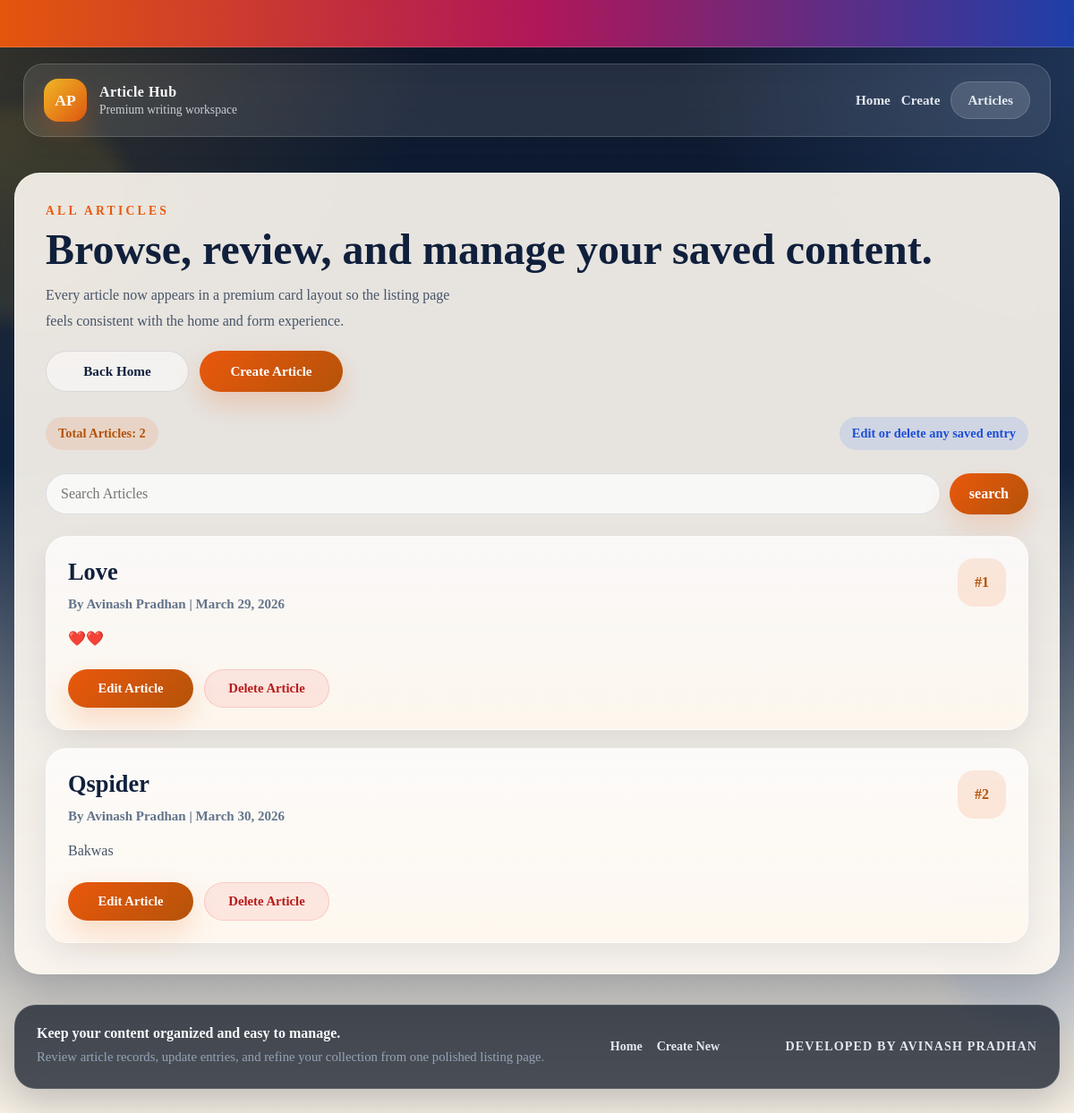
The page /articles/ on the database as committed earlier.
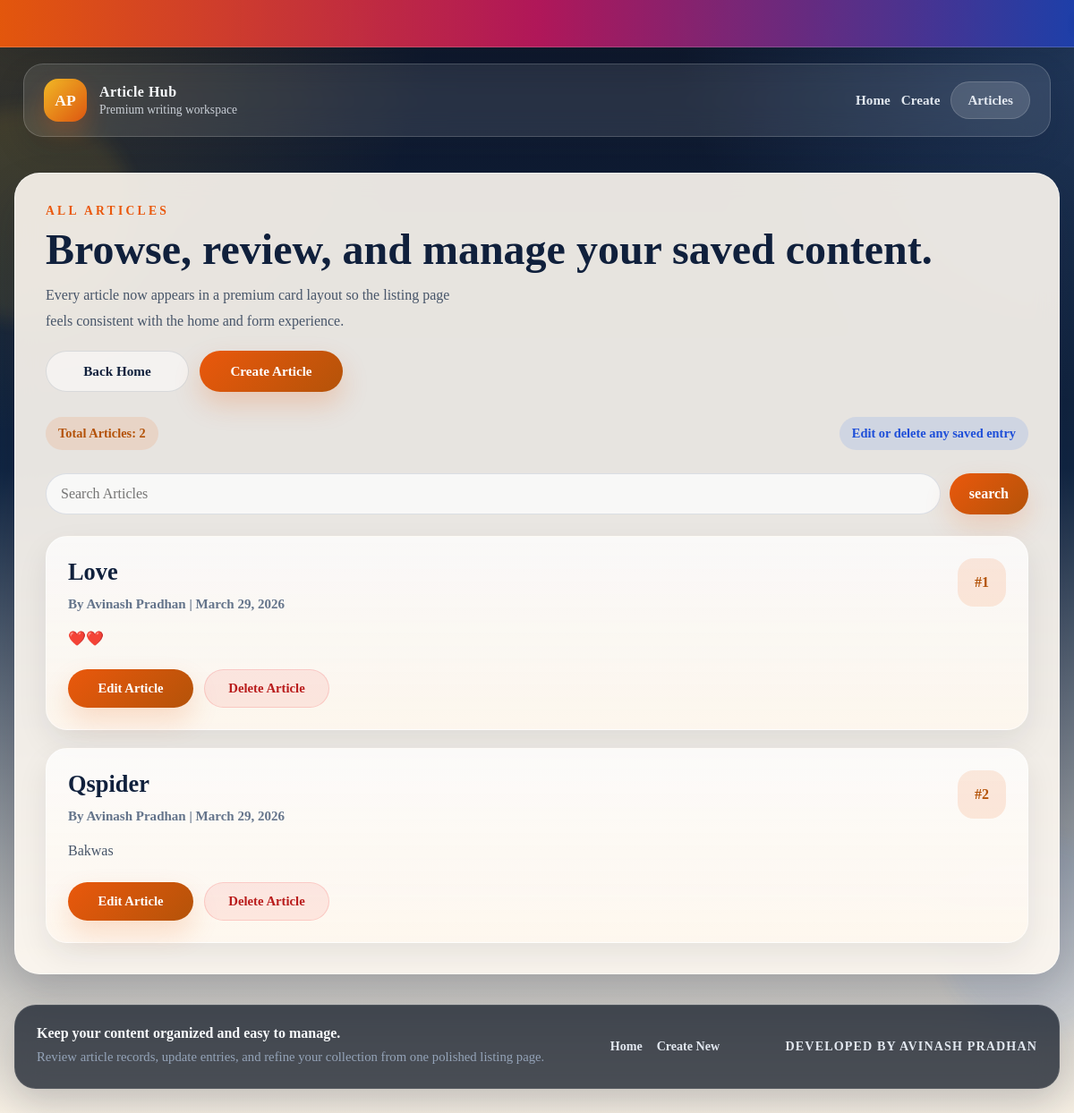
The same page on the database as committed later.
### myapp/models.py (models this page shows, shortened)
class ArticleModel(models.Model):
    title = models.CharField(max_length=100)
    description = models.TextField()
    author = models.CharField(max_length=100)
    date = models.DateField()

### myapp/views.py (the view)
# urls.py: path('articles/', views.articles_view, name='articles'),
def articles_view(request):
    articles = ArticleModel.objects.all()
    query = request.GET.get('q')
    if query:
        articles = articles.filter(
            Q(title__icontains=query) |
            Q(description__icontains=query) |
            Q(author__icontains=query)
        )
    return render(request, 'articles.html', {'articles': articles})

### myapp/templates/articles.html (shortened to what this page needs)
{% load django_browser_reload %}
<!DOCTYPE html>
<html lang="en">
<head>
</head>
<body>
    <div class="marquee-box" aria-label="Site notice">
        <div class="marquee-text">Manage every article from one premium dashboard with edit, review, and delete actions in a cleaner layout.</div>
    </div>
    <div class="site-shell">
        <header class="site-nav">
            <div class="brand-block">
                <div class="brand-mark">AP</div>
                <div class="brand-copy">
                    <strong>Article Hub</strong>
                    <span>Premium writing workspace</span>
                </div>
            </div>
            <nav class="nav-links" aria-label="Main navigation">
                <a href="{% url 'home' %}">Home</a>
                <a href="{% url 'form' %}">Create</a>
                <a class="nav-cta" href="{% url 'articles' %}">Articles</a>
            </nav>
        </header>
    </div>
    <main>
        <section class="page-card">
            <div class="page-header">
                <div>
                    <p class="eyebrow">All Articles</p>
                    <h1>Browse, review, and manage your saved content.</h1>
                    <p class="subtitle">Every article now appears in a premium card layout so the listing page feels consistent with the home and form experience.</p>
                </div>
                <div class="header-actions">
                    <a class="header-link secondary" href="{% url 'home' %}">Back Home</a>
                    <a class="header-link primary" href="{% url 'form' %}">Create Article</a>
                </div>
            </div>
            <div class="top-strip">
                <div class="count-badge">Total Articles: {{ articles|length }}</div>
                <div class="info-chip">Edit or delete any saved entry</div>
            </div>
            <div>
                <form class="search-form" action="" method="get">
                    <input type="text" name="q" placeholder="Search Articles" value="{{ request.GET.q }}">
                    <input type="submit" value="search">
                </form>
            </div>
            {% if articles %}
                <div class="article-list">
                    {% for i in articles %}
                        <article class="article-card">
                            <div class="article-card-header">
                                <div>
                                    <h2 class="article-title">{{ i.title }}</h2>
                                    <p class="article-meta">By {{ i.author }} | {{ i.date }}</p>
                                </div>
                                <span class="article-index">#{{ forloop.counter }}</span>
                            </div>
                            <p class="article-description">{{ i.description }}</p>
                            <div class="article-actions">
                                <a class="action-link edit-link" href="{% url 'update' i.id %}">Edit Article</a>
                                <a class="action-link delete-link" href="{% url 'delete' i.id %}">Delete Article</a>
                            </div>
                        </article>
                    {% endfor %}
                </div>
            {% else %}
                <div class="empty-state">
                    <h2>No Articles Found</h2>
                    <p>Create a new article to see it listed here in your premium dashboard.</p>
                </div>
            {% endif %}
        </section>
    </main>
    <footer class="site-footer">
        <div class="footer-card">
            <div>
                <p class="footer-title">Keep your content organized and easy to manage.</p>
                <p class="footer-text">Review article records, update entries, and refine your collection from one polished listing page.</p>
            </div>
            <div class="footer-links">
                <a href="{% url 'home' %}">Home</a>
                <a href="{% url 'form' %}">Create New</a>
            </div>
            <p class="developer-name">Developed by Avinash Pradhan</p>
        </div>
    </footer>
</body>
</html>

Rows that differ between the two databases and show on the page:
changed ArticleModel "Qspider": date "March 30, 2026" → "March 29, 2026"
